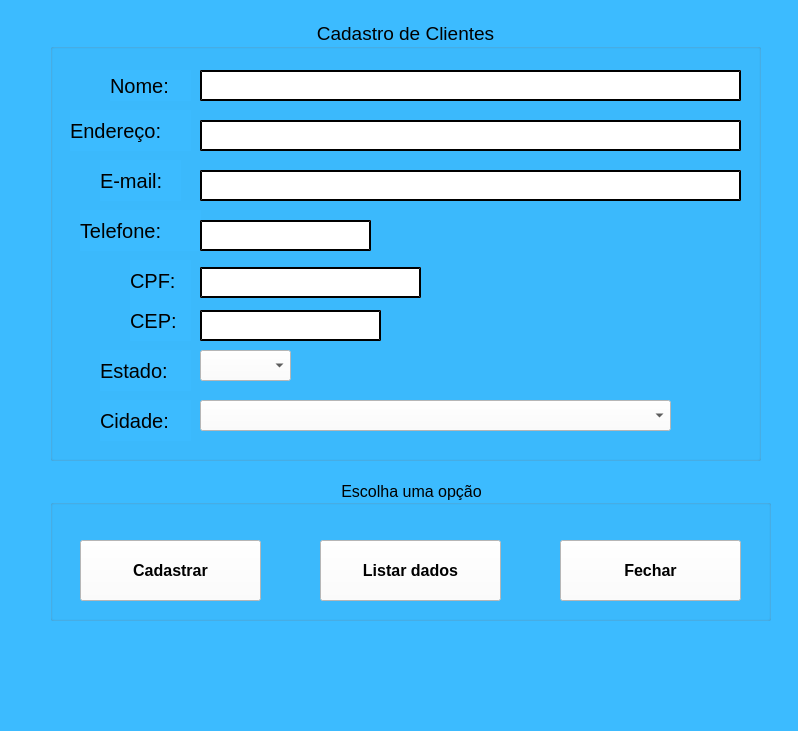
<?xml version="1.0" encoding="UTF-8"?>
<ui version="4.0">
 <class>MainWindow</class>
 <widget class="QMainWindow" name="MainWindow">
  <property name="geometry">
   <rect>
    <x>0</x>
    <y>0</y>
    <width>798</width>
    <height>731</height>
   </rect>
  </property>
  <property name="windowTitle">
   <string>MainWindow</string>
  </property>
  <property name="styleSheet">
   <string notr="true">background-color: rgb(60, 187, 255);</string>
  </property>
  <widget class="QWidget" name="centralwidget">
   <widget class="QGroupBox" name="groupBox_2">
    <property name="geometry">
     <rect>
      <x>50</x>
      <y>20</y>
      <width>711</width>
      <height>441</height>
     </rect>
    </property>
    <property name="font">
     <font>
      <pointsize>14</pointsize>
      <weight>50</weight>
      <bold>false</bold>
     </font>
    </property>
    <property name="title">
     <string>Cadastro de Clientes</string>
    </property>
    <property name="alignment">
     <set>Qt::AlignCenter</set>
    </property>
    <widget class="QLabel" name="label_3">
     <property name="geometry">
      <rect>
       <x>60</x>
       <y>50</y>
       <width>81</width>
       <height>31</height>
      </rect>
     </property>
     <property name="font">
      <font>
       <pointsize>15</pointsize>
      </font>
     </property>
     <property name="text">
      <string>Nome:</string>
     </property>
    </widget>
    <widget class="QLabel" name="label_4">
     <property name="geometry">
      <rect>
       <x>20</x>
       <y>90</y>
       <width>121</width>
       <height>41</height>
      </rect>
     </property>
     <property name="font">
      <font>
       <pointsize>15</pointsize>
      </font>
     </property>
     <property name="text">
      <string>Endereço: </string>
     </property>
    </widget>
    <widget class="QLineEdit" name="lnome">
     <property name="geometry">
      <rect>
       <x>150</x>
       <y>50</y>
       <width>541</width>
       <height>31</height>
      </rect>
     </property>
     <property name="font">
      <font>
       <pointsize>10</pointsize>
      </font>
     </property>
     <property name="styleSheet">
      <string notr="true">background-color: rgb(255, 255, 255);
border-style:outset;
border-width:2px;</string>
     </property>
     <property name="inputMethodHints">
      <set>Qt::ImhHiddenText</set>
     </property>
    </widget>
    <widget class="QLineEdit" name="lender">
     <property name="geometry">
      <rect>
       <x>150</x>
       <y>100</y>
       <width>541</width>
       <height>31</height>
      </rect>
     </property>
     <property name="font">
      <font>
       <pointsize>10</pointsize>
      </font>
     </property>
     <property name="styleSheet">
      <string notr="true">background-color: rgb(255, 255, 255);
border-style:outset;
border-width:2px;</string>
     </property>
    </widget>
    <widget class="QLineEdit" name="lemail">
     <property name="geometry">
      <rect>
       <x>150</x>
       <y>150</y>
       <width>541</width>
       <height>31</height>
      </rect>
     </property>
     <property name="font">
      <font>
       <pointsize>10</pointsize>
      </font>
     </property>
     <property name="styleSheet">
      <string notr="true">background-color: rgb(255, 255, 255);
border-style:outset;
border-width:2px;</string>
     </property>
    </widget>
    <widget class="QLabel" name="label_5">
     <property name="geometry">
      <rect>
       <x>30</x>
       <y>190</y>
       <width>121</width>
       <height>41</height>
      </rect>
     </property>
     <property name="font">
      <font>
       <pointsize>15</pointsize>
      </font>
     </property>
     <property name="text">
      <string>Telefone:</string>
     </property>
    </widget>
    <widget class="QLabel" name="label_6">
     <property name="geometry">
      <rect>
       <x>50</x>
       <y>140</y>
       <width>81</width>
       <height>41</height>
      </rect>
     </property>
     <property name="font">
      <font>
       <pointsize>15</pointsize>
      </font>
     </property>
     <property name="text">
      <string>E-mail:</string>
     </property>
    </widget>
    <widget class="QLabel" name="label_7">
     <property name="geometry">
      <rect>
       <x>80</x>
       <y>280</y>
       <width>61</width>
       <height>41</height>
      </rect>
     </property>
     <property name="font">
      <font>
       <pointsize>15</pointsize>
      </font>
     </property>
     <property name="text">
      <string>CEP:</string>
     </property>
    </widget>
    <widget class="QLabel" name="label_8">
     <property name="geometry">
      <rect>
       <x>50</x>
       <y>330</y>
       <width>91</width>
       <height>41</height>
      </rect>
     </property>
     <property name="font">
      <font>
       <pointsize>15</pointsize>
      </font>
     </property>
     <property name="text">
      <string>Estado:</string>
     </property>
    </widget>
    <widget class="QLabel" name="label_9">
     <property name="geometry">
      <rect>
       <x>80</x>
       <y>240</y>
       <width>61</width>
       <height>41</height>
      </rect>
     </property>
     <property name="font">
      <font>
       <pointsize>15</pointsize>
      </font>
     </property>
     <property name="text">
      <string>CPF:</string>
     </property>
    </widget>
    <widget class="QLineEdit" name="lcpf">
     <property name="geometry">
      <rect>
       <x>150</x>
       <y>247</y>
       <width>221</width>
       <height>31</height>
      </rect>
     </property>
     <property name="font">
      <font>
       <pointsize>10</pointsize>
      </font>
     </property>
     <property name="styleSheet">
      <string notr="true">background-color: rgb(255, 255, 255);
border-style:outset;
border-width:2px;</string>
     </property>
    </widget>
    <widget class="QLineEdit" name="lcep">
     <property name="geometry">
      <rect>
       <x>150</x>
       <y>290</y>
       <width>181</width>
       <height>31</height>
      </rect>
     </property>
     <property name="font">
      <font>
       <pointsize>10</pointsize>
      </font>
     </property>
     <property name="styleSheet">
      <string notr="true">background-color: rgb(255, 255, 255);
border-style:outset;
border-width:2px;</string>
     </property>
    </widget>
    <widget class="QComboBox" name="cbest">
     <property name="geometry">
      <rect>
       <x>150</x>
       <y>330</y>
       <width>91</width>
       <height>31</height>
      </rect>
     </property>
     <property name="font">
      <font>
       <pointsize>10</pointsize>
      </font>
     </property>
     <property name="styleSheet">
      <string notr="true">background-color: rgb(255, 255, 255);</string>
     </property>
    </widget>
    <widget class="QComboBox" name="cbcid">
     <property name="geometry">
      <rect>
       <x>150</x>
       <y>380</y>
       <width>471</width>
       <height>31</height>
      </rect>
     </property>
     <property name="font">
      <font>
       <pointsize>10</pointsize>
      </font>
     </property>
     <property name="styleSheet">
      <string notr="true">background-color: rgb(255, 255, 255);</string>
     </property>
    </widget>
    <widget class="QLabel" name="label_10">
     <property name="geometry">
      <rect>
       <x>50</x>
       <y>380</y>
       <width>91</width>
       <height>41</height>
      </rect>
     </property>
     <property name="font">
      <font>
       <pointsize>15</pointsize>
      </font>
     </property>
     <property name="text">
      <string>Cidade:</string>
     </property>
    </widget>
    <widget class="QLineEdit" name="ltel">
     <property name="geometry">
      <rect>
       <x>150</x>
       <y>200</y>
       <width>171</width>
       <height>31</height>
      </rect>
     </property>
     <property name="font">
      <font>
       <pointsize>10</pointsize>
      </font>
     </property>
     <property name="styleSheet">
      <string notr="true">background-color: rgb(255, 255, 255);
border-style:outset;
border-width:2px;</string>
     </property>
    </widget>
   </widget>
   <widget class="QGroupBox" name="groupBox_3">
    <property name="geometry">
     <rect>
      <x>50</x>
      <y>480</y>
      <width>721</width>
      <height>141</height>
     </rect>
    </property>
    <property name="font">
     <font>
      <pointsize>12</pointsize>
      <weight>50</weight>
      <bold>false</bold>
     </font>
    </property>
    <property name="title">
     <string>Escolha uma opção</string>
    </property>
    <property name="alignment">
     <set>Qt::AlignCenter</set>
    </property>
    <widget class="QPushButton" name="btcadastrar">
     <property name="geometry">
      <rect>
       <x>30</x>
       <y>60</y>
       <width>181</width>
       <height>61</height>
      </rect>
     </property>
     <property name="font">
      <font>
       <pointsize>12</pointsize>
       <weight>75</weight>
       <bold>true</bold>
      </font>
     </property>
     <property name="styleSheet">
      <string notr="true">background-color: rgb(255, 255, 255);

</string>
     </property>
     <property name="text">
      <string>Cadastrar</string>
     </property>
     <property name="icon">
      <iconset>
       <normaloff>../icones/cadastro.png</normaloff>../icones/cadastro.png</iconset>
     </property>
     <property name="iconSize">
      <size>
       <width>40</width>
       <height>40</height>
      </size>
     </property>
    </widget>
    <widget class="QPushButton" name="btlistar">
     <property name="geometry">
      <rect>
       <x>270</x>
       <y>60</y>
       <width>181</width>
       <height>61</height>
      </rect>
     </property>
     <property name="font">
      <font>
       <pointsize>12</pointsize>
       <weight>75</weight>
       <bold>true</bold>
      </font>
     </property>
     <property name="styleSheet">
      <string notr="true">background-color: rgb(255, 255, 255);

</string>
     </property>
     <property name="text">
      <string>Listar dados</string>
     </property>
     <property name="icon">
      <iconset>
       <normaloff>../icones/2392275.png</normaloff>../icones/2392275.png</iconset>
     </property>
     <property name="iconSize">
      <size>
       <width>40</width>
       <height>40</height>
      </size>
     </property>
    </widget>
    <widget class="QPushButton" name="btfechar">
     <property name="geometry">
      <rect>
       <x>510</x>
       <y>60</y>
       <width>181</width>
       <height>61</height>
      </rect>
     </property>
     <property name="font">
      <font>
       <pointsize>12</pointsize>
       <weight>75</weight>
       <bold>true</bold>
      </font>
     </property>
     <property name="styleSheet">
      <string notr="true">background-color: rgb(255, 255, 255);
</string>
     </property>
     <property name="text">
      <string>Fechar</string>
     </property>
     <property name="icon">
      <iconset>
       <normaloff>../icones/download.png</normaloff>../icones/download.png</iconset>
     </property>
     <property name="iconSize">
      <size>
       <width>55</width>
       <height>55</height>
      </size>
     </property>
    </widget>
   </widget>
  </widget>
  <widget class="QMenuBar" name="menubar">
   <property name="geometry">
    <rect>
     <x>0</x>
     <y>0</y>
     <width>798</width>
     <height>26</height>
    </rect>
   </property>
  </widget>
  <widget class="QStatusBar" name="statusbar"/>
 </widget>
 <resources/>
 <connections/>
</ui>
